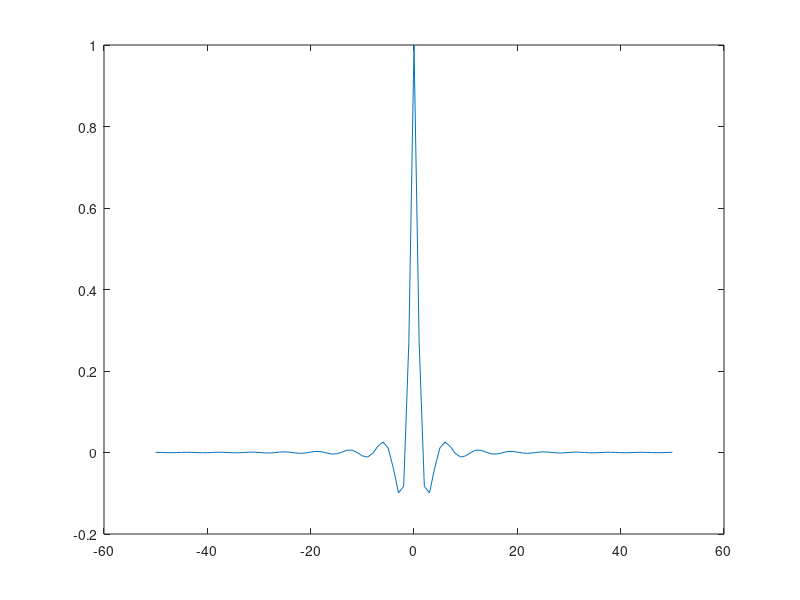

Recreate this plot in MATLAB. (Note: this script raises an error after producing the figure.)
%INTRODUCTION TO MATLAB
%Moo K. Chung
%mkchung@wisc.edu


%ITERATION
%sum between 1 and 100

total=0
for i=1:100
    total = total +i
end

%101 x 50 = 5050

x=1:100
sum(x)

total=0
for i=100:-1:1
    total = total +i
end


total=0
for i=100:2:1
    total = total +i
end

%----------------------
%CONDITIONAL STATEMENTS

x=-50:50
y=cos(x)./(x.^2+1)
figure; plot(x,y)


n=length(x)

%initial value
ind=1;
temp=y(ind)

%find maximum
for i=2:n
   if y(i)>temp
       ind=i;
       temp=y(i);
   end
end
   

%--------------------------
% FUNCTIONS

[xmax, mymax] = max2(x,y)



%---------------------
% RANDOM NUMBERS

help unidrnd

n=10
x=unidrnd(n, [1 10])

n=10000
x=unidrnd(n, [1 10])
x=x/n


help unifrnd

x=unifrnd(0,1, [1 10])

n=100000;
x=unifrnd(0,1, [1 n]);
figure; hist(x,100)


n=100000;
x=unifrnd(-1,1, [1 n]);
figure; hist(x,100)

y=atanh(x);
figure; hist(y,100)



%-------------------------
% DATA VISUZLIATION

%scatter points
x=unifrnd(-1,1,[1, 100])
y=unifrnd(-1,1,[1,100])
figure; plot(x,y,'+k')
hold on; plot(x,y, 'r')


% 2D explict curves

y=sqrt(1-x.^2)
figure; plot(x,y,'+k')
hold on; plot(x,-y,'+k')


x=sort(x);
y=x.^2;
figure; plot(x,y,'+k')
hold on; plot(x,y,'r')

% circle

x=-1:0.05:1
y=sqrt(1-x.^2);
figure; plot(x,y,'+k')
hold on; plot(x,-y,'+k')



%implicit curve

theta=0:0.05:2*pi
x=cos(theta)
y=sin(theta)
figure; plot(x,y,'+k')


%-------------------------
% COMPUTATION OF PI
figure; axis square;

n=100
x=unifrnd(0,1,[1, n]);
y=unifrnd(0,1,[1, n]);
r=sqrt(x.^2 + y.^2);
hold on; plot(x,y,'+k')

p=0
for i=1:n
    if r(i)<=1
        p=p+1;
        hold on; plot(x(i),y(i),'or')
    end
end

ourPi = 4*p/n

%more efficient codes

p=length(find(r<=1))
OurPi = 4*p/n



% rate of convergence

OurPi=[];
for n=1:10000
    n
    x=unifrnd(0,1,[1, n]);
    y=unifrnd(0,1,[1, n]);
    r=sqrt(x.^2 + y.^2);
    p=length(find(r<=1));
    OurPi = [OurPi 4*p/n];
end

figure; plot(OurPi)

%This is not efficient code.


%--------------------------
% MATRIX

m=3; n=2;
A = zeros(m,n)

A(1,1)=1
A(1,3)=1

%AX=b
%Determined system

A=[1 0 1
    -1 1 1
    1 -1 1]

b=[4 4 2]'

X=A\b


%Over-determined system

A=[1 0 0
    -1 1 0
    1 -1 0]

b=[4 4 2]'

X=A\b


X=pinv(A)*b

pinv(A'*A)*A'*b


A=[6 -4
    -4 4]
b=[4 4]'

X=A\b

%under-determined system
A=[2 -2
    -2 2]
b=[-8 8]'

X=pinv(A)*b

A=[-1 1
    0 0]
b=[4 0]'

X=pinv(A)*b


A=[-1 1
   -1 1]
b=[4 4]'

X=pinv(A)*b


A=[-1 1
    1 -1]
b=[4 -4]'

X=pinv(A)*b

%visualizing krnonecker product
B=unifrnd(0,1,[5 5])

figure
imagesc(B)
colorbar 
colormap('hot')

A=ones(5,5);
C=kron(A,B);

figure
imagesc(C)
colorbar 
colormap('hot')






